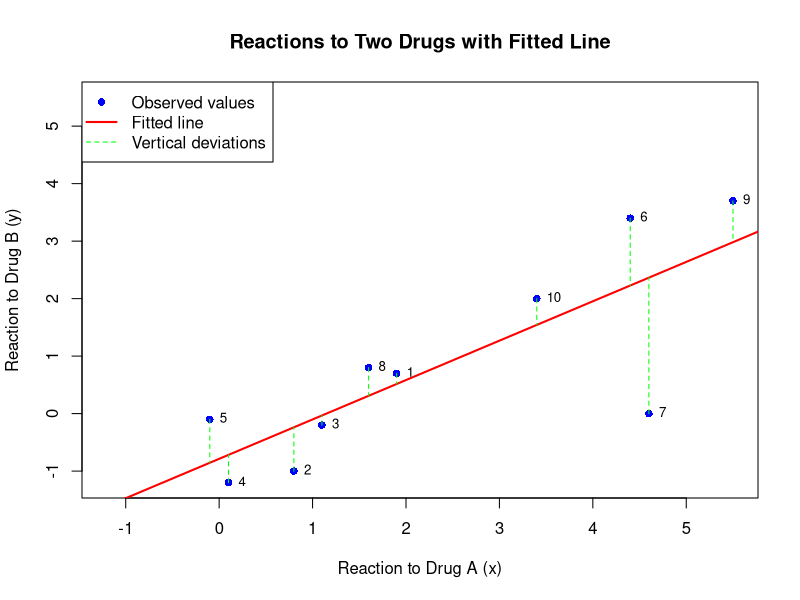

Recreate this plot in R.
#Page 691

xi <- c(1.9, 0.8, 1.1, 0.1, -0.1, 4.4, 4.6, 1.6, 5.5, 3.4)
yi <- c(0.7, -1.0, -0.2, -1.2, -0.1, 3.4, 0.0, 0.8, 3.7, 2.0)

model <- lm(yi ~ xi)

plot(xi, yi, 
     xlim = range(c(xi, yi)), ylim = range(c(xi, yi)),
     xlab = "Reaction to Drug A (x)", ylab = "Reaction to Drug B (y)",
     main = "Reactions to Two Drugs with Fitted Line",
     pch = 16, col = "blue")

abline(model, col = "red", lwd = 2)

for(i in 1:length(xi)) {
  segments(xi[i], yi[i], xi[i], predict(model, newdata = data.frame(xi = xi[i])), 
           col = "green", lty = 2)
}

text(xi, yi, labels = 1:10, pos = 4, offset = 0.5, cex = 0.8)

legend("topleft", 
       legend = c("Observed values", "Fitted line", "Vertical deviations"), 
       col = c("blue", "red", "green"), 
       pch = c(16, NA, NA), 
       lty = c(NA, 1, 2),
       lwd = c(NA, 2, 1))

cat("Regression equation: y =", round(coef(model)[1], 3), "+", round(coef(model)[2], 3), "x\n")
